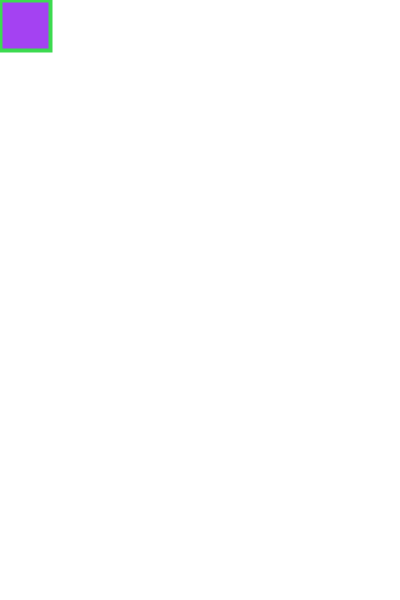
Frame 1 (no input)
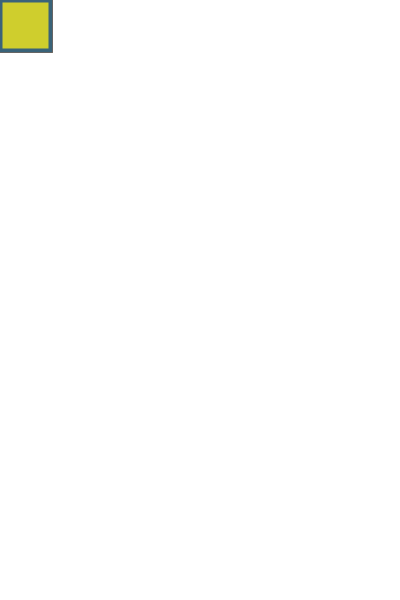
Frame 60 (the mouse pressed at the canvas centre just before this capture)
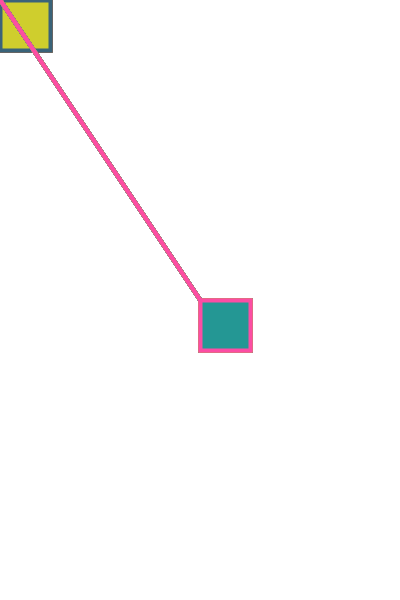
Frame 120 (the mouse held since frame 60 and released just before this capture)

The Processing sketch that drew these frames (run headless with seeded random() and noise(); from frame 60 on, the mouse is pressed at the canvas centre):

// Processing sketch: processing_99193
// ── processing_99193.pde

float redAmount;
float greenAmount;
float blueAmount;
void setup()
{
  size(400, 600);
  background(255, 255, 255);
  smooth();
  frameRate(60);
}
void draw()
{
  strokeWeight(4);
  fill(random (255), random(255), random(255));
  stroke(random (255), random(255), random(255));

  line(0, 0, mouseX, mouseY);
  rect(mouseX, mouseY, 50, 50);
}

void keyPressed()
{
}
